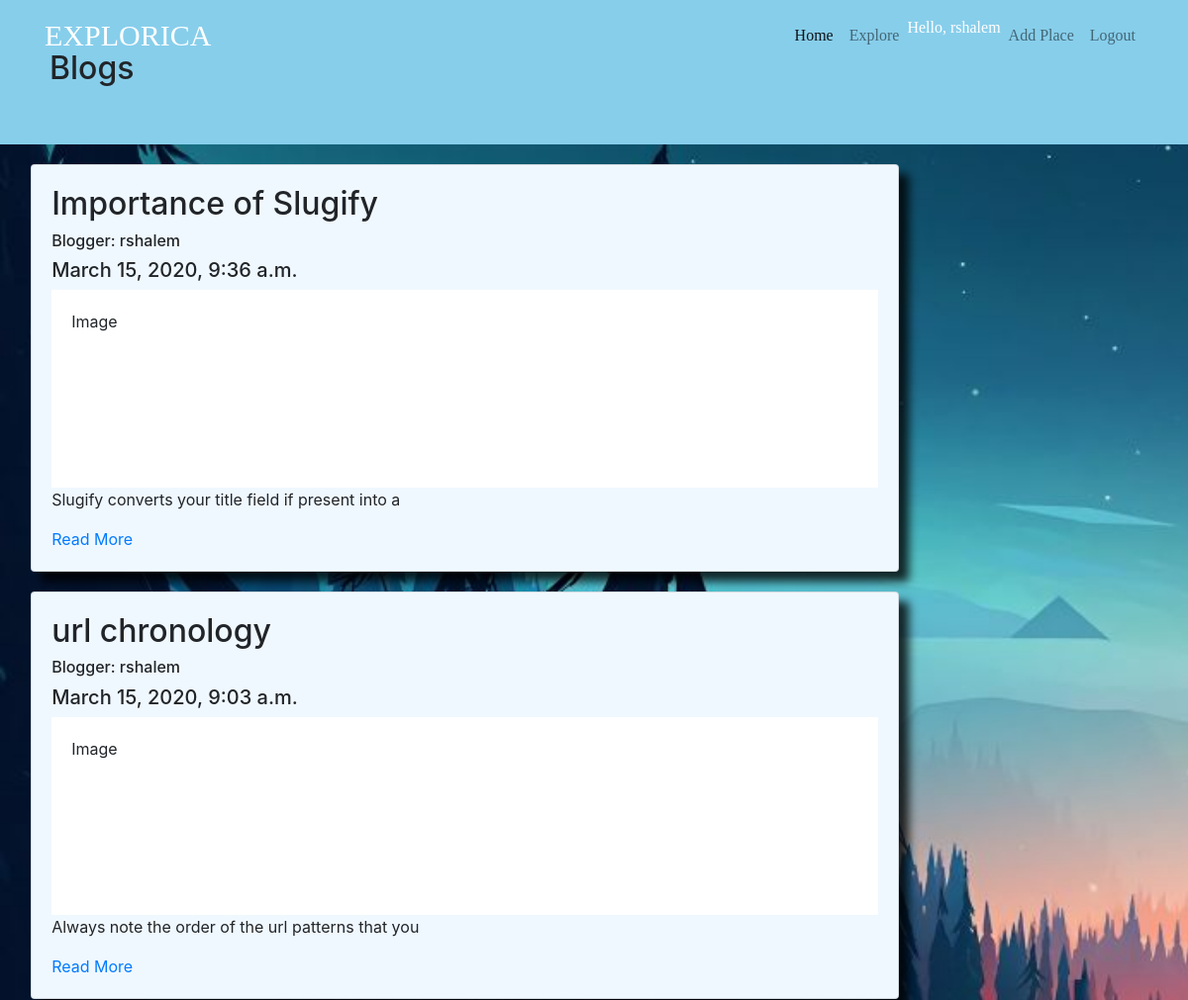
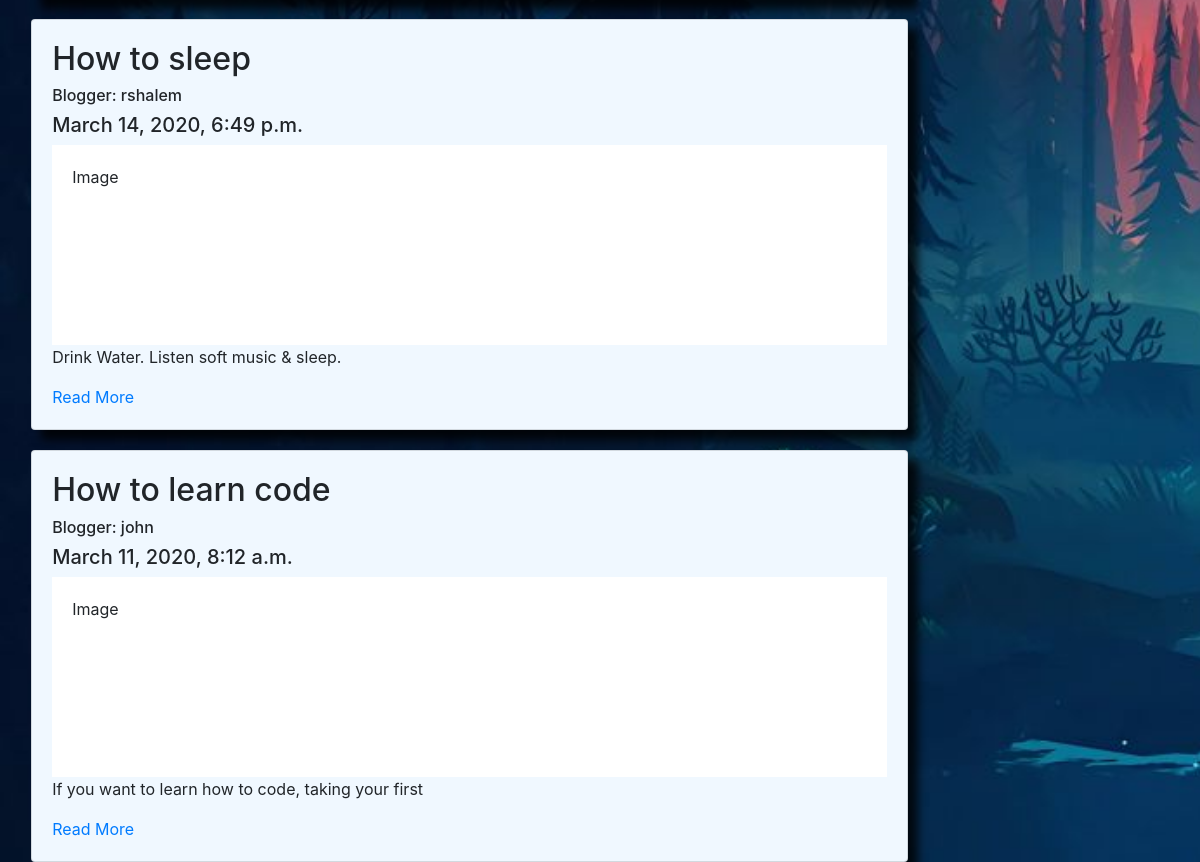
Page /blog/ (signed in) on the committed database (2 pictures, top to bottom).
### blog/models.py (models this page shows, shortened)
class Article(models.Model):
    article_image = models.ImageField(upload_to='images/', blank=True)
    article_title = models.CharField(max_length=50)
    user = models.ForeignKey(User, related_name='author', default=1, on_delete=models.CASCADE)
    article_about = models.TextField()
    slug = models.SlugField(unique=True, default=2)
    date_published = models.DateTimeField(auto_now_add=True)
    def snippet(self):
        return self.article_about[:51]

### blog/views.py (the view)
# urls.py: path('', views.index, name='index'),
def index(request):
    all_article = Article.objects.all().order_by('-date_published')
    return render(request, 'blog/index.html', {'all_article': all_article})

### blog/templates/blog/index.html
{% extends 'main/base.html' %}
{% block content %}
    <div class="header">
      <h2> Blogs </h2>
    </div>
    {% for article in all_article %}
    <div class="row">
      <div class="leftcolumn">
        <div class="card">
          <h2>{{ article.article_title }}</h2>
          <h6>Blogger: {{ article.user }}</h6>
          <h5>{{ article.date_published }}</h5>
          <div class="fakeimg" style="height:200px;">Image</div>
          <p>{{ article.snippet }}</p>
          <a href="{% url 'blog:detail-blog' article.slug %}"> Read More </a>
        </div>
      </div>
    </div>
    {% endfor %}
{% endblock %}

### main/templates/main/includes/navbar.html (shortened to what this page needs)
    <nav class="navbar navbar-expand-lg navbar-light fixed-top">
        <div class="container">
              <a class="navbar-brand" href="{% url 'main:homepage' %}">EXPLORICA</a>
                  <div class="collapse navbar-collapse" id="navbarSupportedContent">
                    <ul class="navbar-nav ml-auto">
                      <li class="nav-item active">
                        <a class="nav-link" href="#">Home </a>
                      </li>
                      <li class="nav-item">
                        <a class="nav-link" href="{% url 'main:explore' %}">Explore</a>
                      </li>
                      {% if user.is_authenticated %}
                          <li class="nav-item">
                              Hello, {{ user.username }}
                          </li>
                          <li class="nav-item">
                            <a class="nav-link" href="#">Add Place</a>
                          </li>
                          <li class="nav-item">
                            <a class="nav-link" href="{% url 'main:logout' %}">Logout</a>
                          </li>
                      {% endif %}
                    </ul>
                  </div>
        </div>
    </nav>

### main/static/main/style.css (style rules this page uses)
.navbar .navbar-brand { font-size: 30px; font-family: 'Baron Neue Bold'; color: white; }
.nav-item { font-family: 'Baron Neue Bold'; color: white; }
body { background-image: url("images/c.jpg"); background-size: cover ; }
.card { margin-top:15%; margin-left: 5%; position:relative; transition: 3s; box-shadow: 10px 10px 10px rgba(0,0,0,0.8); }
.header { padding: 50px; font-size: 40px; text-align: left; background: skyblue; }
.leftcolumn { float: left; width: 75%; }
.fakeimg { background-color: white; width: 100%; padding: 20px; }
.card { background-color: aliceblue; padding: 20px; margin-top: 20px; }

### rows in the picture
Article: article_title "Importance of Slugify", user "rshalem", date_published "March 15, 2020, 9:36 a.m.", snippet "Slugify converts your title field if present into a"
Article: article_title "url chronology", user "rshalem", date_published "March 15, 2020, 9:03 a.m.", snippet "Always note the order of the url patterns that you"
Article: article_title "How to sleep", user "rshalem", date_published "March 14, 2020, 6:49 p.m.", snippet "Drink Water. Listen soft music & sleep."
Article: article_title "How to learn code", user "john", date_published "March 11, 2020, 8:12 a.m.", snippet "If you want to learn how to code, taking your first"

### other values in the picture
{{ user.username }} "rshalem"
